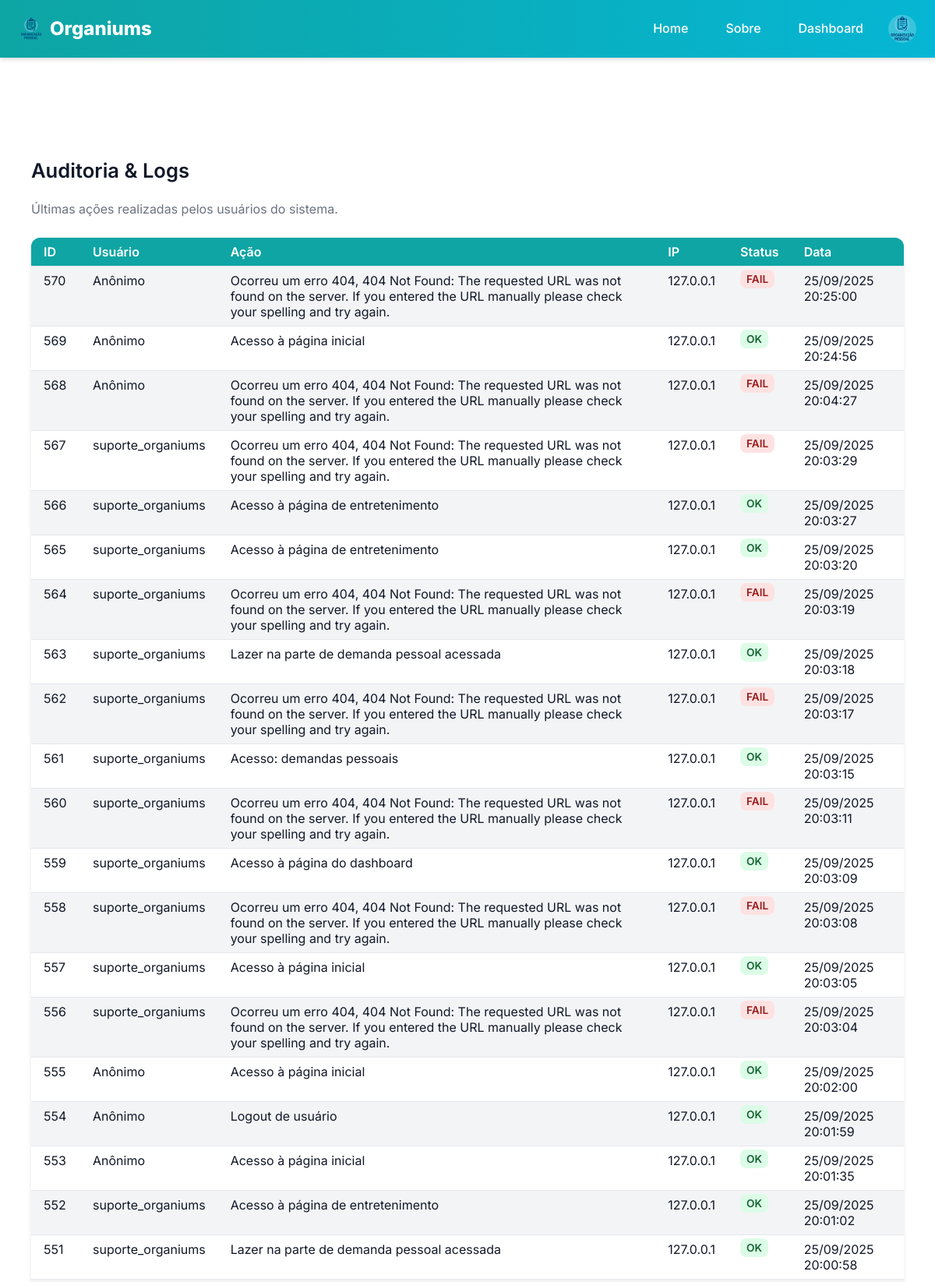
/admin/logs (signed in, upper part), run on the app's committed database.
### models.py (models this page shows, shortened)
class User(UserMixin, db.Model):
    __tablename__ = "user"
    id = db.Column(db.Integer, primary_key=True)
    username = db.Column(db.String(50), unique=True, index=True, nullable=False)
    name = db.Column(db.String(120), nullable=False)
    email = db.Column(db.String(120), unique=True, index=True, nullable=False)
    password_hash = db.Column(db.String(128))
    avatar = db.Column(db.String(200))
    role = db.Column(db.String(30), default="cliente", nullable=False)
    company_id = db.Column(db.Integer, db.ForeignKey('company.id'), nullable=True)
    def is_admin(self):
        return self.role == "admin"

class Log(db.Model):
    __tablename__ = "log"
    id = db.Column(db.Integer, primary_key=True)
    user_id = db.Column(db.Integer, db.ForeignKey('user.id'), nullable=True)
    action = db.Column(db.String(255), nullable=False)
    ip_address = db.Column(db.String(45))
    status = db.Column(db.String(20), default="ok")
    created_at = db.Column(db.DateTime, default=db.func.current_timestamp())
    user = db.relationship('User', backref='logs')

### app/views.py (the view)
@bp.route('/admin/logs')
@login_required
def admin_logs():
    if not current_user.is_admin():
        abort(403)
    logs = Log.query.order_by(Log.created_at.desc()).limit(500).all()  # últimos 500
    register_log("Acesso à página de auditoria/logs")
    return render_template('admin/logs.html', logs=logs)

### app/utils.py (called while the page is built)
def register_log(action, status="ok"):
    user_id = current_user.id if current_user.is_authenticated else None
    ip_address = request.remote_addr
    log = Log(
        user_id=user_id,
        action=action,
        ip_address=ip_address,
        status=status
    )
    db.session.add(log)
    db.session.commit()

### manage.py (called while the page is built)
def create_app(config_object=None):
    app = Flask(__name__, template_folder='app/templates', static_folder='app/static')
    app.config.from_object(config_object or Config)
    db.init_app(app)
    migrate.init_app(app, db)
    login.init_app(app)
    from models import User
    @login.user_loader
    def load_user(user_id):
        return User.query.get(int(user_id))
    from app.views import bp as app_bp
    from api.views import bp as api_bp
    app.register_blueprint(app_bp)
    app.register_blueprint(api_bp, url_prefix='/api')
    app.config['MAX_CONTENT_LENGTH'] = 2 * 1024 * 1024
    register_error_handlers(app)
    @app.shell_context_processor
    def make_shell_context():
        return {'db': db, 'User': User}
    return app

### app/templates/admin/logs.html (shortened to what this page needs)
{% extends 'base.html' %}
{% block include_css %}
<link rel="stylesheet" href="{{ url_for('static', filename='css/admin_logs.css') }}">
{% endblock %}
{% block content %}
<div class="logs-container">
  <h2>Auditoria & Logs</h2>
  <p class="subtitle">Últimas ações realizadas pelos usuários do sistema.</p>
  <table class="logs-table">
    <thead>
      <tr>
        <th>ID</th>
        <th>Usuário</th>
        <th>Ação</th>
        <th>IP</th>
        <th>Status</th>
        <th>Data</th>
      </tr>
    </thead>
    <tbody>
      {% for log in logs %}
      <tr>
        <td>{{ log.id }}</td>
        <td>{{ log.user.username if log.user else "Anônimo" }}</td>
        <td>{{ log.action }}</td>
        <td>{{ log.ip_address }}</td>
        <td>
          <span class="status {{ 'error' if log.status == 'fail' else 'ok' }}">
            {{ log.status }}
          </span>
        </td>
        <td>{{ log.created_at.strftime("%d/%m/%Y %H:%M:%S") }}</td>
      </tr>
      {% else %}
      <tr>
        <td colspan="6">Nenhum log registrado.</td>
      </tr>
      {% endfor %}
    </tbody>
  </table>
</div>
{% endblock %}

### app/templates/components/header.html (shortened to what this page needs)
<header class="site-header">
  <div class="header-wrap">
    <a class="brand" href="{{ url_for('app_bp.home') }}">
      <img class="brand-logo" src="{{ url_for('static', filename='img/logo.png') }}" alt="Organiums" width="32" height="32">
      Organiums
    </a>
    <nav class="desktop-nav">
      <a class="nav-link" href="{{ url_for('app_bp.home') }}">Home</a>
      <a class="nav-link" href="{{ url_for('app_bp.about') }}">Sobre</a>
      {% if current_user.is_authenticated %}
        <a class="nav-link" href="{{ url_for('app_bp.dashboard') }}">Dashboard</a>
        <div class="user-menu">
          {% if current_user.avatar %}
            <img src="{{ current_user.avatar }}" alt="Avatar de {{ current_user.name }}" width="32" height="32" class="user-avatar">
          {% else %}
            <div class="user-avatar placeholder-avatar">{{ current_user.name[0]|upper }}</div>
          {% endif %}
        </div>
      {% else %}
        <a class="nav-link" href="{{ url_for('app_bp.login') }}">Entrar</a>
        <a class="nav-link" href="{{ url_for('app_bp.register') }}">Cadastrar</a>
      {% endif %}
    </nav>
  </div>
</header>

### app/static/css/main.css (style rules this page uses)
* { box-sizing: border-box; }
body { font-family: var(--font-base); background: var(--bg); color: var(--fg); margin: 0; padding: 0; line-height: var(--line-height); }

### app/static/css/admin_logs.css (style rules this page uses)
.logs-container { max-width: var(--container-width); margin: var(--spacing-xl) auto; padding: var(--spacing-lg); }
.logs-container h2 { margin-bottom: var(--spacing-sm); font-size: 1.6rem; font-weight: 600; }
.logs-container .subtitle { color: var(--muted); margin-bottom: var(--spacing-lg); }
.logs-table { width: 100%; border-collapse: collapse; background: var(--bg-light); box-shadow: var(--shadow); border-radius: var(--radius-lg); overflow: hidden; }
.logs-table th, .logs-table td { padding: var(--spacing-sm) var(--spacing-md); text-align: left; border-bottom: 1px solid #e5e7eb; }
.logs-table th { background: var(--brand-primary); color: white; font-weight: 600; }
.status { padding: 4px 8px; border-radius: var(--radius); font-size: 0.85rem; font-weight: 600; text-transform: uppercase; }
.status.ok { background: #dcfce7; color: #166534; }
.status.error { background: #fee2e2; color: #991b1b; }

### app/static/css/vars.css (style rules this page uses)
:root { --bg: #ffffff; --fg: #111827; --bg-light: #f3f4f6; --muted: #6b7280; --muted-light: #9ca3af; --border: #e5e7eb; --surface: #ffffff; --brand-primary: #0ea5a4; --brand-secondary: #06b6d4; --brand-dark: #0d9488; --success: #10b981; --success-bg: #d1fae5; --danger: #ef4444; --danger-bg: #fee2e2; --warning: #f59e0b; --warning-bg: #fef3c7; --info: #3b82f6; --info-bg: #dbeafe; --font-base: 'Inter', system-ui, Arial, sans-serif; --font-alt: 'Inter', system-ui, Arial, sans-serif; --text-xs: 0.75rem; --text-sm: 0.875rem; --text-md: 1rem; --text-lg: 1.125rem; --text-xl: 1.25rem; --text-2xl: 1.5rem; --text-3xl: 1.875rem; --line-height: 1.6; --container-width: 1200px; --spacing-xs: 4px; --spacing-sm: 8px; --spacing-md: 16px; --spacing-lg: 24px; --spacing-xl: 32px; --spacing-2xl: 48px; --radius: 8px; --radius-lg: 12px; --radius-full: 9999px; --shadow: 0 4px 6px -1px rgba(0, 0, 0, 0.1), 0 2px 4px -1px rgba(0, 0, 0, 0.06); --shadow-md: 0 10px 15px -3px rgba(0, 0, 0, 0.1), 0 4px 6px -2px rgba(0, 0, 0, 0.05); --shadow-lg: 0 20px 25px -5px rgba(0, 0, 0, 0.1), 0 10px 10px -5px rgba(0, 0, 0, 0.04); --transition: all 0.3s ease; --modal-bg: var(--surface); --overlay-bg: rgba(0, 0, 0, 0.6); }

### app/static/css/components/header.css (style rules this page uses)
.site-header { background: linear-gradient(90deg, var(--brand-primary), var(--brand-secondary)); color: white; position: sticky; top: 0; z-index: 1000; box-shadow: var(--shadow); }
.header-wrap { max-width: var(--container-width); margin: 0 auto; display: flex; justify-content: space-between; align-items: center; padding: var(--spacing-md) var(--spacing-lg); }
.brand { font-weight: 800; color: white; text-decoration: none; font-size: 1.5rem; display: flex; align-items: center; gap: var(--spacing-sm); }
.brand-logo { height: 32px; width: auto; }
.desktop-nav { display: flex; align-items: center; gap: var(--spacing-md); }
.nav-link { color: white; text-decoration: none; font-weight: 500; padding: var(--spacing-sm) var(--spacing-md); border-radius: var(--radius); transition: var(--transition); position: relative; }
.nav-link::after { content: ''; position: absolute; bottom: 0; left: 50%; width: 0; height: 2px; background-color: white; transition: var(--transition); transform: translateX(-50%); }
.user-menu { display: flex; align-items: center; gap: var(--spacing-sm); position: relative; }
.user-avatar { width: 36px; height: 36px; border-radius: 50%; background-color: rgba(255, 255, 255, 0.2); display: flex; align-items: center; justify-content: center; font-weight: 600; cursor: pointer; }

### app/static/css/pages/public/ajuda.css (style rules this page uses)
table { width: 100%; border-collapse: collapse; margin-bottom: var(--spacing-xl); }
thead { background: var(--brand-primary); color: white; }
thead th { padding: var(--spacing-sm); text-align: left; }
tbody tr { background: var(--bg-light); border-bottom: 1px solid var(--muted-light); }
tbody td { padding: var(--spacing-sm); vertical-align: top; }
tbody tr:nth-child(even) { background: var(--bg); }

### data on the page
User: avatar (picture)
Log: id "570", user "Anônimo", action "Ocorreu um erro 404, 404 Not Found: The requested URL was not found on the server. If you entered the URL manually please check your spelling and try again.", ip_address "127.0.0.1", status "FAIL", created_at "25/09/2025 20:25:00"
Log: id "569", user "Anônimo", action "Acesso à página inicial", ip_address "127.0.0.1", status "OK", created_at "25/09/2025 20:24:56"
Log: id "568", user "Anônimo", action "Ocorreu um erro 404, 404 Not Found: The requested URL was not found on the server. If you entered the URL manually please check your spelling and try again.", ip_address "127.0.0.1", status "FAIL", created_at "25/09/2025 20:04:27"
Log: id "567", user "suporte_organiums", action "Ocorreu um erro 404, 404 Not Found: The requested URL was not found on the server. If you entered the URL manually please check your spelling and try again.", ip_address "127.0.0.1", status "FAIL", created_at "25/09/2025 20:03:29"
Log: id "566", user "suporte_organiums", action "Acesso à página de entretenimento", ip_address "127.0.0.1", status "OK", created_at "25/09/2025 20:03:27"
Log: id "565", user "suporte_organiums", action "Acesso à página de entretenimento", ip_address "127.0.0.1", status "OK", created_at "25/09/2025 20:03:20"
Log: id "564", user "suporte_organiums", action "Ocorreu um erro 404, 404 Not Found: The requested URL was not found on the server. If you entered the URL manually please check your spelling and try again.", ip_address "127.0.0.1", status "FAIL", created_at "25/09/2025 20:03:19"
Log: id "563", user "suporte_organiums", action "Lazer na parte de demanda pessoal acessada", ip_address "127.0.0.1", status "OK", created_at "25/09/2025 20:03:18"
Log: id "562", user "suporte_organiums", action "Ocorreu um erro 404, 404 Not Found: The requested URL was not found on the server. If you entered the URL manually please check your spelling and try again.", ip_address "127.0.0.1", status "FAIL", created_at "25/09/2025 20:03:17"
Log: id "561", user "suporte_organiums", action "Acesso: demandas pessoais", ip_address "127.0.0.1", status "OK", created_at "25/09/2025 20:03:15"
Log: id "560", user "suporte_organiums", action "Ocorreu um erro 404, 404 Not Found: The requested URL was not found on the server. If you entered the URL manually please check your spelling and try again.", ip_address "127.0.0.1", status "FAIL", created_at "25/09/2025 20:03:11"
Log: id "559", user "suporte_organiums", action "Acesso à página do dashboard", ip_address "127.0.0.1", status "OK", created_at "25/09/2025 20:03:09"
Log: id "558", user "suporte_organiums", action "Ocorreu um erro 404, 404 Not Found: The requested URL was not found on the server. If you entered the URL manually please check your spelling and try again.", ip_address "127.0.0.1", status "FAIL", created_at "25/09/2025 20:03:08"
Log: id "557", user "suporte_organiums", action "Acesso à página inicial", ip_address "127.0.0.1", status "OK", created_at "25/09/2025 20:03:05"
Log: id "556", user "suporte_organiums", action "Ocorreu um erro 404, 404 Not Found: The requested URL was not found on the server. If you entered the URL manually please check your spelling and try again.", ip_address "127.0.0.1", status "FAIL", created_at "25/09/2025 20:03:04"
Log: id "555", user "Anônimo", action "Acesso à página inicial", ip_address "127.0.0.1", status "OK", created_at "25/09/2025 20:02:00"
Log: id "554", user "Anônimo", action "Logout de usuário", ip_address "127.0.0.1", status "OK", created_at "25/09/2025 20:01:59"
Log: id "553", user "Anônimo", action "Acesso à página inicial", ip_address "127.0.0.1", status "OK", created_at "25/09/2025 20:01:35"
Log: id "552", user "suporte_organiums", action "Acesso à página de entretenimento", ip_address "127.0.0.1", status "OK", created_at "25/09/2025 20:01:02"
Log: id "551", user "suporte_organiums", action "Lazer na parte de demanda pessoal acessada", ip_address "127.0.0.1", status "OK", created_at "25/09/2025 20:00:58"
